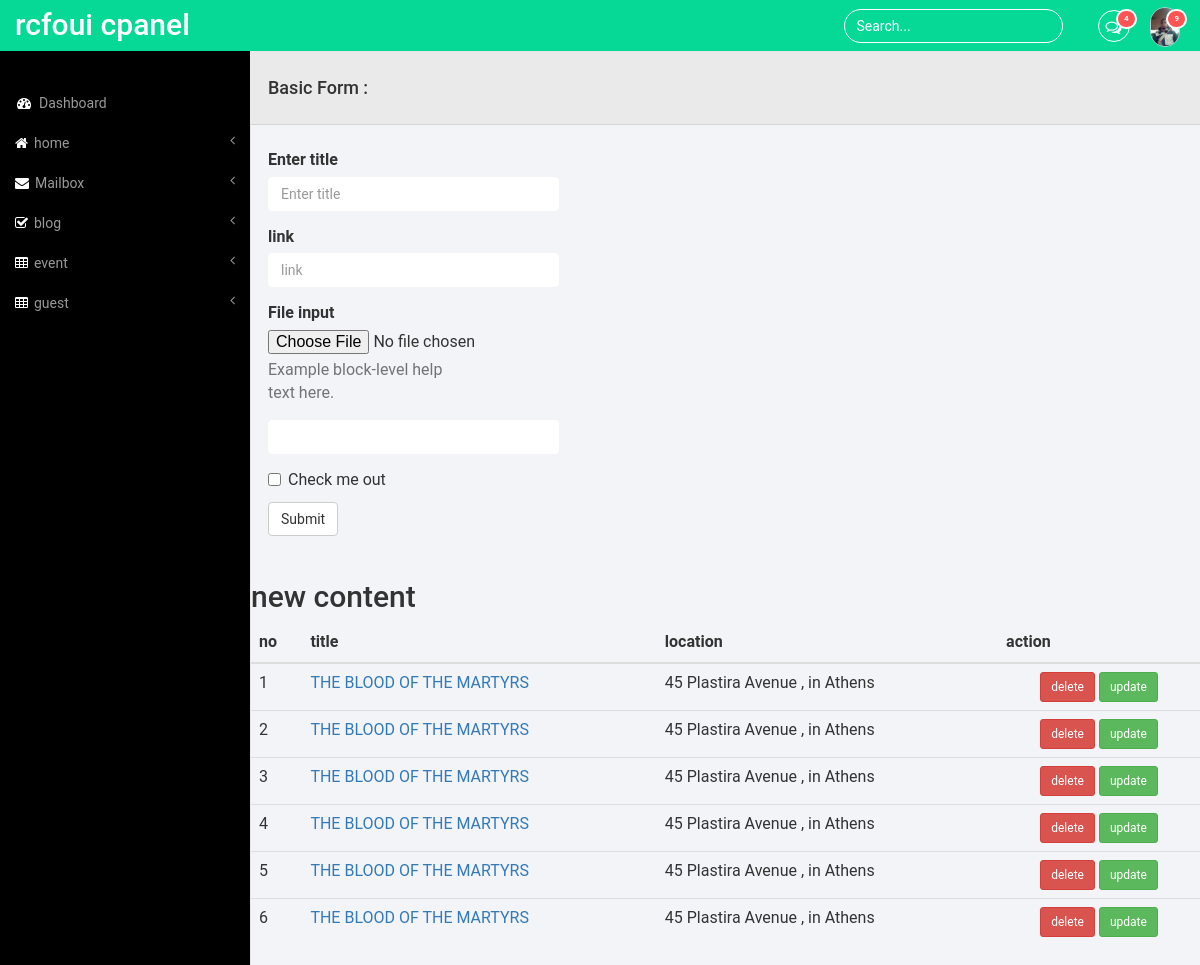
Page /publicity/workers/event.php (signed in) on the committed database.
### tables this page shows
CREATE TABLE `event` (
  `id` int(11) NOT NULL,
  `title` text NOT NULL,
  `link` text NOT NULL,
  `img` text NOT NULL,
  `location` text NOT NULL
);

### publicity/workers/event.php (the view, shortened to what this page needs)
<?php
include '../../php/db.php';
$epr="";
?>
<!DOCTYPE html>
<html>
<head>
	<title></title><?php
	include '../adminnavbar.php';
	?>
	<?php
		if($epr=='update')
		{
			$id=$_GET['id'];
			$row="SELECT * FROM event WHERE id='$id'";
			if ($result = mysqli_query($conn, $row)){
			$st_row=mysqli_fetch_assoc($result);
		}
			?>
			<div class="form-grids row widget-shadow"
				data-example-id="basic-forms">
				<div class="form-title">
					<h4>Basic Form :</h4>
				</div>
				<div class="form-body">
					<form method="post" enctype="multipart/form-data" action="blog.php?epr=saveup">
					<div class="form-group">
							<label for="title">
								id
							</label>
							<input type="text" class="form-control form-upload" id="exampleInputEmail1" value="<?php echo $st_row['id']?>" name="id" placeholder="Enter title">
						</div>
					<div class="form-group">
							<label for="title">
								Enter title
							</label>
							<input type="text" class="form-control form-upload" id="exampleInputEmail1" value="<?php echo $st_row['title']?>" name="title" placeholder="Enter title">
						</div>
						<div class="form-group">
							<label for="link">link</label>
							 <input type="text" value="<?php echo $st_row['link']?>" name="link" class="form-control form-upload" id="exampleInputPassword1" placeholder="link">
						</div>
						<div class="form-group">
							<label for="exampleInputFile">File input</label>
							<input type="file" value="<?php echo '../upload/$st_row["img"]';?>" name="img" id="exampleInputFile">
							<p class="help-block">Example block-level help text here.</p>
						</div>
						<div class="form-group">
							<label for="link">link</label>
							 <input type="text" value="<?php echo $st_row['location']?>" name="location" class="form-control form-upload" id="exampleInputPassword1" placeholder="link">
						</div>
						<div class="checkbox">
							<label> <input type="checkbox"> Check me out </label>
						</div>
						<button type="submit" name="btnsave" class="btn btn-default">
							Submit
						</button>
							</form>
						</div>
		<?php
		}else{
			?>
	<div class="form-grids row widget-shadow"
				data-example-id="basic-forms">
				<div class="form-title">
					<h4>Basic Form :</h4>
				</div>
				<div class="form-body">
					<form method="post" enctype="multipart/form-data" action='blog.php?epr=save'>
						<div class="form-group">
							<label for="title">
								Enter title
							</label>
							<input type="text" class="form-control form-upload" id="exampleInputEmail1" name="title" placeholder="Enter title">
						</div>
						<div class="form-group">
							<label for="link">link</label>
							 <input type="text" name="link" class="form-control form-upload" id="exampleInputPassword1" placeholder="link">
						</div>
						<div class="form-group">
							<label for="exampleInputFile">File input</label>
							<input type="file" name="img" id="exampleInputFile">
							<p class="help-block">Example block-level help text here.</p>
						</div>
						<div class="form-group">
							<input type="text" class="form-control form-upload" name="location">
						</div>
						<div class="checkbox">
							<label> <input type="checkbox"> Check me out </label>
						</div>
						<button type="submit" name="btnsave" class="btn btn-default">
							Submit
						</button>
							</form>
						</div>
					</div>
<?php
}
?>
	<h2>new content</h2>
	<div class="table-responsive">
  				<table class="table">
		<thead>
			<th>no</th>
			<th>title</th>
			<th>location</th>
			<th>action</th>
		</thead>
		<?php
		$sql="SELECT * FROM event";
		if ($result = mysqli_query($conn, $sql)){
			while ($row=mysqli_fetch_assoc($result)) {
				echo "<tr class='table-row'>
					<td>".$row['id']."</td>
					<td id='title'><a href='".$row["link"]."'>
			        			  ".$row["title"]."
			        	</a></td>
					<td id='link'>".$row['location']."</td>
					<td align='center'>
						<a class='btn btn-sm btn-danger' href='event.php?epr=delete&id=".$row['id']."'>delete</a>
						<a class='btn btn-sm btn-success' href='event.php?epr=update&id=".$row['id']."'>update</a>
					</td>
				</tr>";
			}}
		?>
		</table>
		</div>
	</div>
</body>
</html>

### php/style.css (style rules this page uses)
html, body { font-family: 'Roboto', sans-serif; font-size: 100%; background: #000; overflow-x: hidden; }
.form-control { background: none; border: 1px solid #fff; border-radius: 20px; box-shadow: none; }
.form-group { width: 200px; }
.form-upload { width: 291px; border-radius: 4px; background: #fff; color: #000; }
.form-title { padding: 1em 2em; background-color: #EAEAEA; border-bottom: 1px solid #D6D5D5; }
.form-body { padding: 1.5em 2em; }

### rows in the picture
event: id "1", title "THE BLOOD OF THE MARTYRS", location "45 Plastira Avenue , in Athens"
event: id "2", title "THE BLOOD OF THE MARTYRS", location "45 Plastira Avenue , in Athens"
event: id "3", title "THE BLOOD OF THE MARTYRS", location "45 Plastira Avenue , in Athens"
event: id "4", title "THE BLOOD OF THE MARTYRS", location "45 Plastira Avenue , in Athens"
event: id "5", title "THE BLOOD OF THE MARTYRS", location "45 Plastira Avenue , in Athens"
event: id "6", title "THE BLOOD OF THE MARTYRS", location "45 Plastira Avenue , in Athens"
